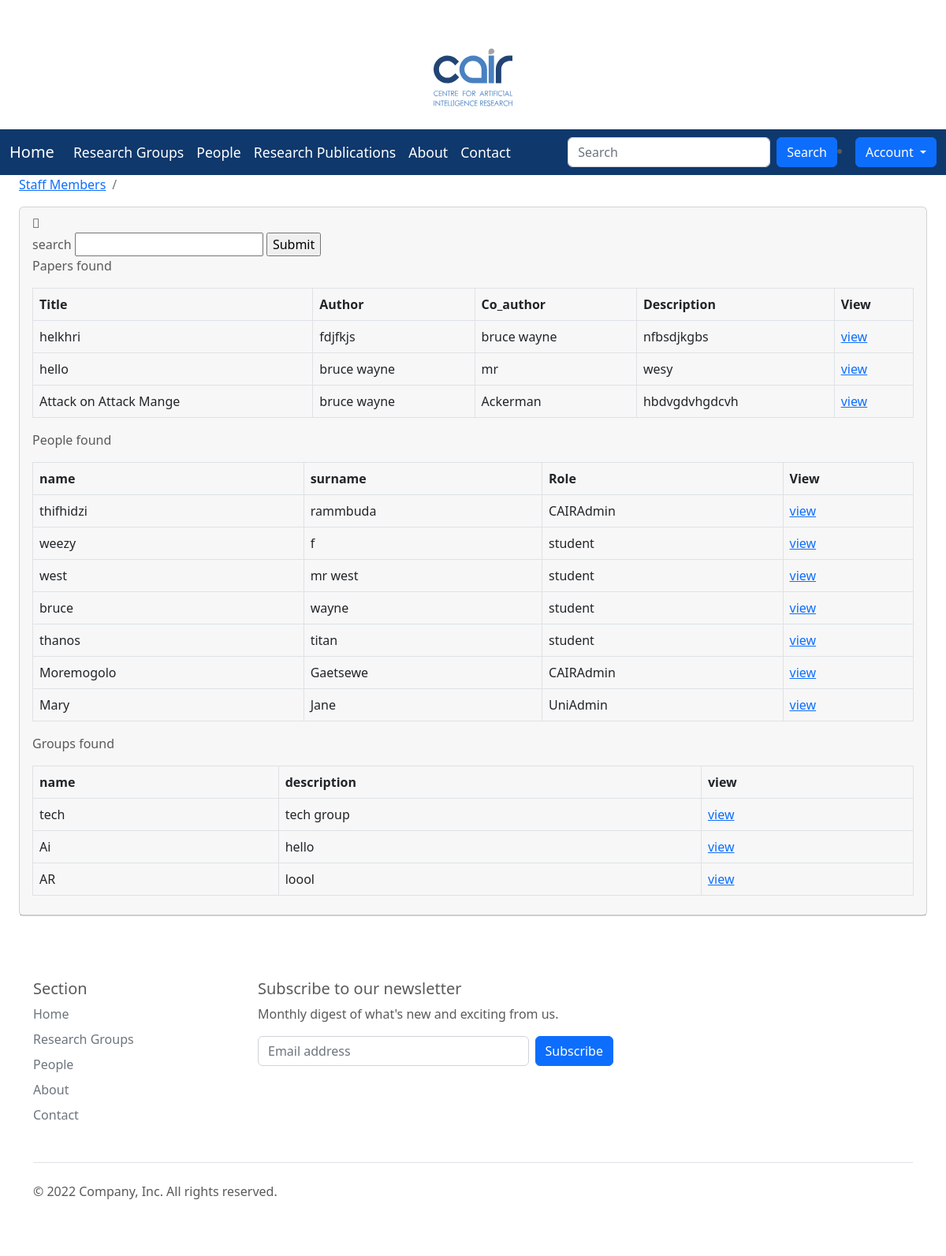
The page /search/ on the database as committed earlier.
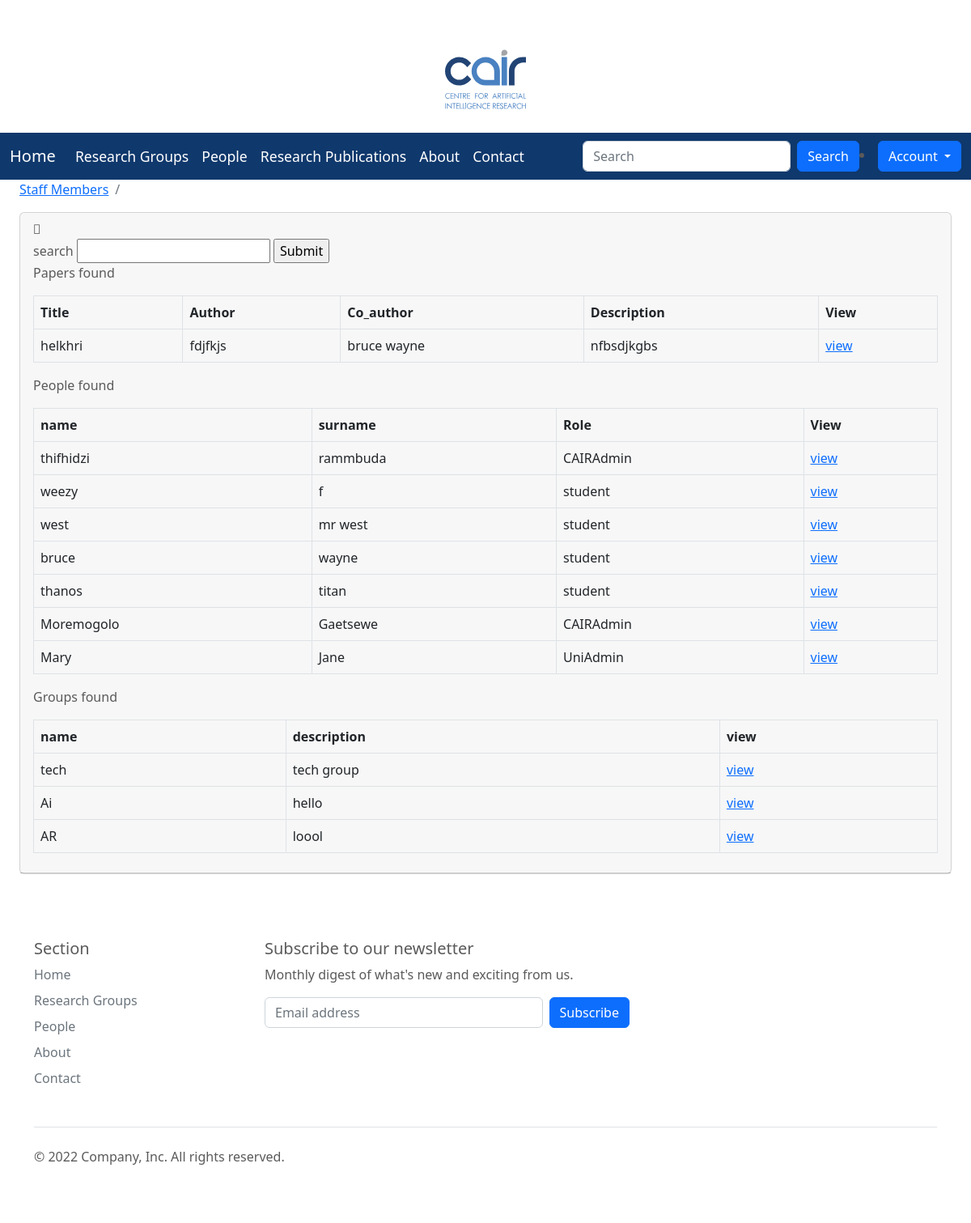
The same page on the database as committed later.
### researchapp/models.py (models this page shows, shortened)
class Paper(models.Model):
    title = models.CharField(max_length=100)
    author = models.CharField(max_length=50)
    co_author = models.CharField(max_length=50)
    description =  models.TextField()
    category  = models.ForeignKey(PaperType, on_delete=models.CASCADE, default=None,blank=True , null=TRUE)
    group = models.ForeignKey(Group, on_delete=models.CASCADE, default=None,blank=True , null=TRUE)
    publication = models.FileField(upload_to='pdf/publications')
    peerReview = models.FileField(upload_to='pdf/peerReview', blank=True , null=TRUE)
    created = models.DateField(auto_now_add=True)
    published_by=models.ForeignKey(User, on_delete=models.CASCADE, default=None,blank=True , null=TRUE)

class User(AbstractUser):
    role = models.ForeignKey(Role, on_delete=models.CASCADE, default=None,blank=True , null=TRUE)
    university = models.ForeignKey(University, on_delete=models.CASCADE, default=None,blank=True , null=TRUE)
    group = models.ForeignKey(Group, on_delete=models.CASCADE, default=None,blank=True , null=TRUE)
    bio = models.CharField(max_length=100, blank=True , null=TRUE)
    student_role = models.ForeignKey(StudentRole, on_delete=models.CASCADE, default=None,blank=True , null=TRUE)
    image = models.ImageField(upload_to = 'images/profilePic',blank=True , null=TRUE)
    is_active = models.BooleanField(default=True)

class Role(models.Model):
    RoleType = models.CharField(max_length=100)

class Group(models.Model):
    name = models.CharField(max_length=100)
    description = models.CharField(max_length=100)
    university = models.ForeignKey(University, on_delete=models.CASCADE, default=None, null=TRUE)
    created = models.DateField(auto_now_add=True)

### researchapp/views.py (the view)
# urls.py: path('search/', views.search, name = 'search'),
def search(request):
    query_string = ''
    found_entries = None
    if ('search' in request.GET) and request.GET['search'].strip():
        query_string = request.GET['search']
        entry_query = get_query(query_string, ['title', 'description','author'])
        entry_query_2 = get_query(query_string, ['username', 'first_name', 'last_name'])
        entry_query_3 = get_query(query_string, ['name'])
        paper_list= Paper.objects.all().filter(entry_query)
        people_list = User.objects.all().filter(entry_query_2)
        group_list = Group.objects.all().filter(entry_query_3)
        context = {
            'papers':paper_list,
            'people': people_list,
            'groups' : group_list
            }
        return render(request,'search.html',context )
    else:
        display_paper = Paper.objects.all()
        display_people = User.objects.all()
        group_list = Group.objects.all()
        context = {
            'papers':display_paper,
            'people': display_people,
            'groups' : group_list
            }
        return render(request, 'search.html', context)

### researchapp/templates/search.html (shortened to what this page needs)
{% extends 'base.html' %}
{%load static%}
{% block style %}
    <link rel="stylesheet" href="{% static 'css/style1.css' %}">
    <link href="https://cdn.jsdelivr.net/npm/bootstrap@5.2.0/dist/css/bootstrap.min.css"
    rel="stylesheet">
    <link href='https://cdnjs.cloudflare.com/ajax/libs/font-awesome/4.0.3/css/font-awesome.css' rel='stylesheet'>
    <body oncontextmenu='return false' class='snippet-body'>
{% endblock %}
{% block body %}
   <div class="container-fluid">
        <div class="row">
          <div class="col-12 mb-3">
          <div class="col-12 mb-3">
                <div id="content-wrapper">
        <div class="container-fluid">
            <ol class="breadcrumb">
                <li class="breadcrumb-item">
                    <a href="">Staff Members</a>
                </li>
                <li class="breadcrumb-item active"></li>
            </ol>
            <div class="card mb-3">
                <div class="card-header">
                    <i class="fas fa-table"></i>
<form method = 'GET'>
    <label for="search">search</label>
    <input type="text" id="search" name="search">
    <input type = 'submit' name = 'Search'/>
</form>
{% if papers %}
<p> Papers found </p>
    <div class="table-responsive">
                        <table class="table table-bordered" id="dataTable" width="100%" cellspacing="0">
        <tr>
            <th>Title</th>
            <th>Author</th>
            <th>Co_author</th>
            <th>Description</th>
            <th>View</th>
        </tr>
  {% for paper in papers%}
    <td>{{paper.title}}  </td>
    <td>{{paper.author}} </td>
    <td>{{paper.co_author}} </td>
    <td>{{paper.description}}  </td>
    <td> <a href="{{ paper.publication.url }}"> view </a></td>
  {% endfor%}
</table>
</div>
{% endif %}
{% if people %}
<p> People found </p>
  <div class="table-responsive">
                        <table class="table table-bordered" id="dataTable" width="100%" cellspacing="0">
    <tr>
        <th>name</th>
        <th>surname</th>
        <th>Role </th>
        <th> View</h>
    </tr>
  {% for person in people%}
    <td>{{person.first_name}}</td>
    <td>{{person.last_name}} </td>
    <td>{{person.role.RoleType}}  </td>
    <td><a href=' {% url 'avprofile' user.pk %} '> view </a>  </td>
  {% endfor%}
</table></div>
{% endif %}
{% if groups %}
<p> Groups found </p>
  <div class="table-responsive">
                        <table class="table table-bordered" id="dataTable" width="100%" cellspacing="0">
    <tr>
        <th>name</th>
        <th>description</th>
        <th>view</th>
    </tr>
  {% for group in groups%}
    <td>{{group.name}}</td>
    <td>{{group.description}} </td>
    <td><a href="{% url 'avGprofile' group.pk %}"> view</a>  </td>
  {% endfor%}
</table></div>
{% endif %}
</div></div></div></div></div></div></div></div></div>
{% endblock %}

Rows that differ between the two databases and show on the page:
removed Paper: title "hello", author "bruce wayne", co_author "mr", description "wesy"
removed Paper: title "Attack on Attack Mange", author "bruce wayne", co_author "Ackerman", description "hbdvgdvhgdcvh"
